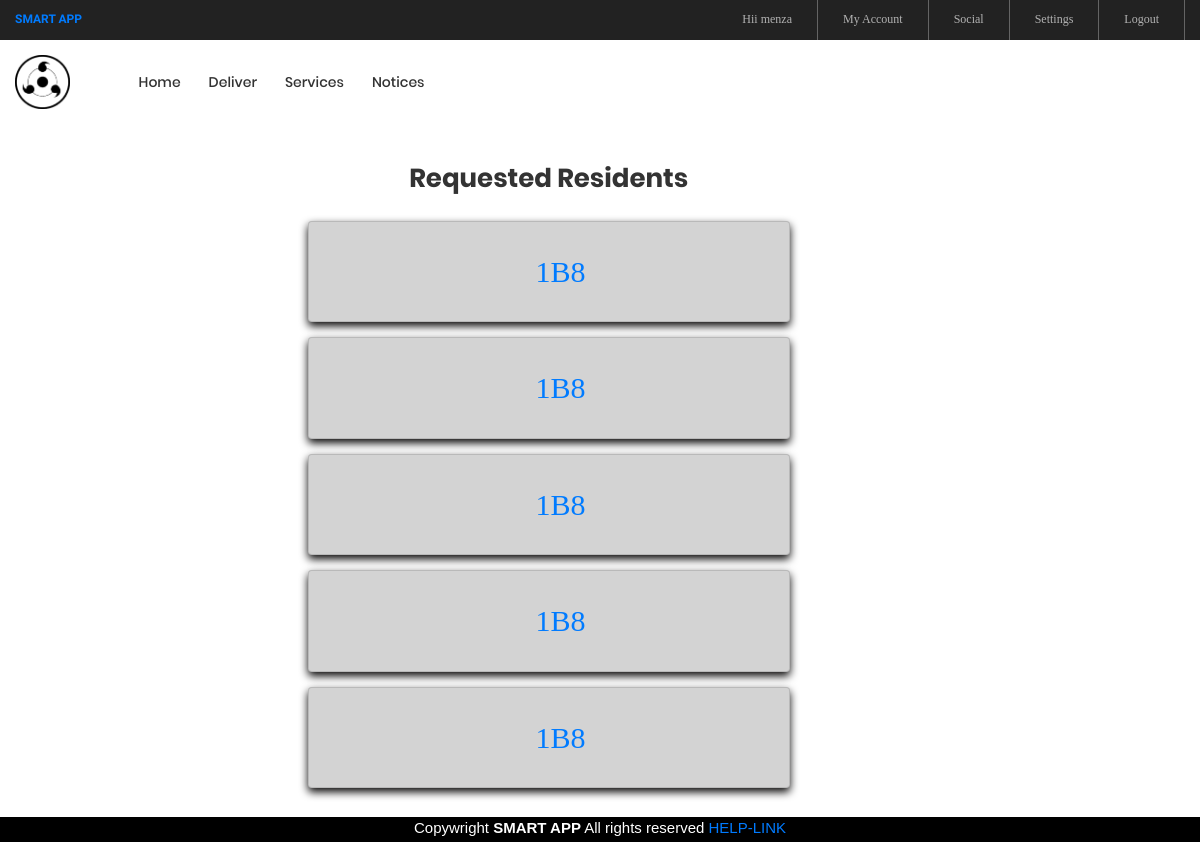
The app's page /service_ct (signed in), older data.
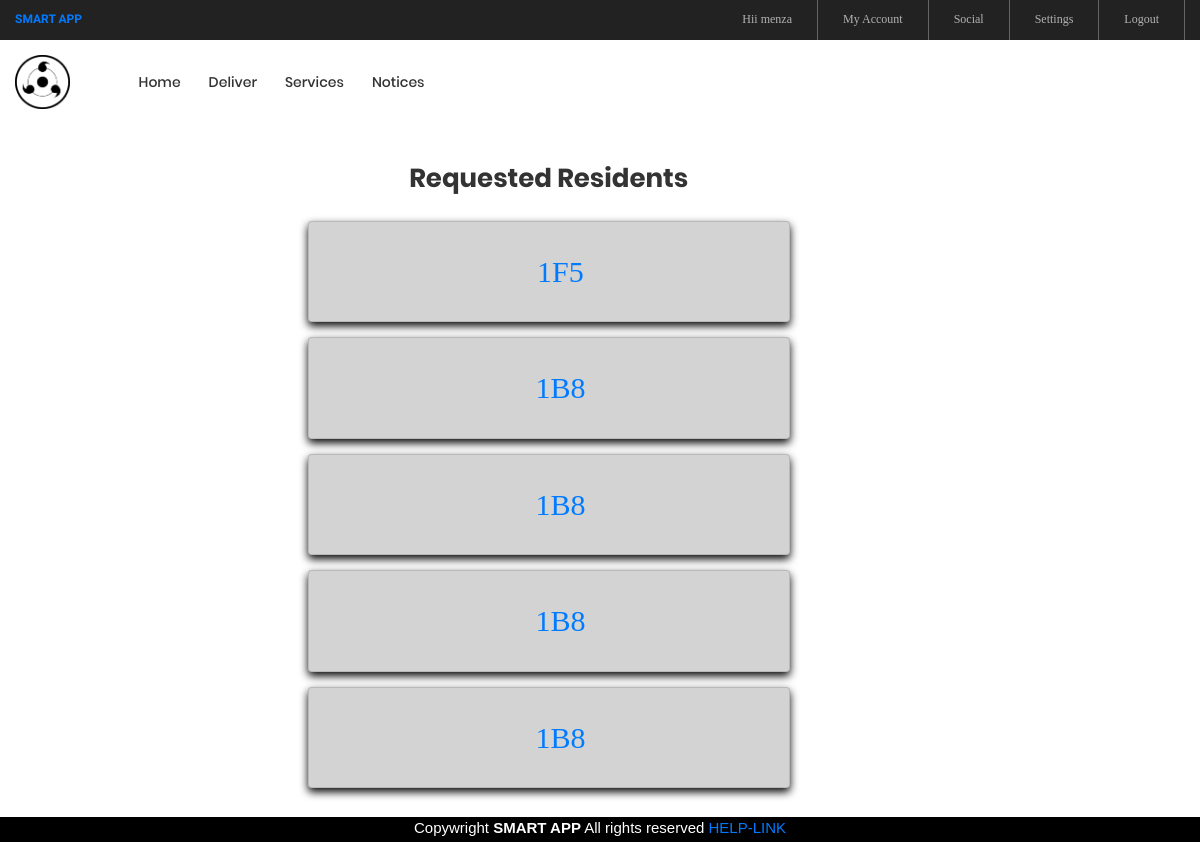
The same page, newer data.
### ser/models.py (models this page shows, shortened)
class Service(models.Model):
    aut = models.CharField(max_length=255 )
    flat_number = models.CharField(max_length=10)
    time = models.CharField(max_length=255 )
    body = models.TextField()
    created = models.DateTimeField(auto_now_add=True)

### signin/views.py (the view)
# urls.py: path('service_ct',views.deliver_service,name="service_ct"),
@login_required
def deliver_service(request):
        order_list=Service.objects.all().order_by('-created')
        info=[]
        for x in order_list:
            y={'flnum':x.flat_number}
            info.append(y)
        paginator=Paginator(info,5)
        try:
            page = int(request.GET.get('page','1'))
        except:
            page = 1
        try:
            info = paginator.page(page)
        except(EmptyPage, InvalidPage):
            info=paginator.page(paginator.num_pages)
        context={
                'info':info
            }
        return render(request,'shopkeeper2.html',context)

### templates/shopkeeper2.html (shortened to what this page needs)
{% extends "base3.html" %}
{% load static %}
{% block page_content %}
<body>
<div class="row " style="margin-top: 10%">
  <div class="col-md-3"></div>
<div  class="col-md-5" style="color:black">
    <h1 class="ltext-108 cl2 hov-cl1 trans-04 p-b-10" style="text-align: center;"> Requested Residents</h1>
    {% for y in info %}
    <div class="card p-3 m-t-15" style="background-color: lightgray">
	<li class="btn">
                        <a class="nav-link" href= "{% url 'caretaker2' y.flnum %}" style="font-size: 30px"><span class="lnr lnr-apartment">{{y.flnum}}</span></a>
                    </li>
    </div>
{% endfor %}
  <div class="col-md-3"></div>
   <div class="pagination p-t-30"  style="left: 0; bottom: 5%; width: 100%;z-index:3;">
        <ul style="margin-left: 45%">
          {% for pg in info.paginator.page_range %}
          {% if info.number == pg %}
      <a href="?page={{ pg }}" style="color:#1a75ff">{{ pg }}</a>
          {% endif %}
          {% endfor %}
          {% if info.has_next %}
          <li style="display:inline-flex"><a href="?page={{ info.next_page_number }}" style="color:#1a75ff"><strong>&nbsp &nbsp >></strong>   </a></li>
          {% endif %}
        </ul>
    </div>
</body>
{% endblock %}

### templates/base3.html (shortened to what this page needs)
{% load static	 %}
<!DOCTYPE html>
<html lang="en">
<head>
	<link rel="stylesheet" type="text/css" href="{% static 'vendor/bootstrap/css/bootstrap.min.css' %}">
	<link rel="stylesheet" type="text/css" href="{% static 'fonts/font-awesome-4.7.0/css/font-awesome.min.css' %}">
	<link rel="stylesheet" type="text/css" href="{% static 'fonts/iconic/css/material-design-iconic-font.min.css' %}">
	<link rel="stylesheet" type="text/css" href="{% static 'fonts/linearicons-v1.0.0/icon-font.min.css' %}">
	<link rel="stylesheet" type="text/css" href="{% static 'vendor/animate/animate.css' %}">
	<link rel="stylesheet" type="text/css" href="{% static 'vendor/css-hamburgers/hamburgers.min.css' %}">
	<link rel="stylesheet" type="text/css" href="{% static 'vendor/animsition/css/animsition.min.css' %}">
	<link rel="stylesheet" type="text/css" href="{% static 'vendor/select2/select2.min.css' %}">
	<link rel="stylesheet" type="text/css" href="{% static 'vendor/daterangepicker/daterangepicker.css' %}">
	<link rel="stylesheet" type="text/css" href="{% static 'vendor/slick/slick.css' %}">
	<link rel="stylesheet" type="text/css" href="{% static 'vendor/MagnificPopup/magnific-popup.css' %}">
	<link rel="stylesheet" type="text/css" href="{% static 'vendor/perfect-scrollbar/perfect-scrollbar.css' %}">
	<link rel="stylesheet" type="text/css" href="{% static 'css/util.css' %}">
	<link rel="stylesheet" type="text/css" href="{% static 'css/main.css' %}">
</head>
<body class="animsition">
	<header>
		<div class="container-menu-desktop">
			<div class="top-bar">
				<div class="content-topbar flex-sb-m h-full container">
					<div class="left-top-bar" style="font-family: Kaushan Script;color:  #9999ff;">
						<b><a href='/index'>SMART APP</a></b>
					</div>
					<div class="right-top-bar flex-w h-full">
						 {% if user.is_authenticated %}
						<a href="#" class="flex-c-m trans-04 p-lr-25" style="border-left: none">
							Hii {{user.first_name}}
						</a>
						<a href="/profile" class="flex-c-m trans-04 p-lr-25">
							My Account
						</a>
						<a href="/residents" class="flex-c-m trans-04 p-lr-25">
							Social
						</a>
						<a href="{% url 'password_change' %}"class="flex-c-m trans-04 p-lr-25">
							Settings
						</a>
						<a href="/accounts/logout" class="flex-c-m trans-04 p-lr-25">
							Logout
						</a>
						{% else %}
						<a href="/accounts/login" class="flex-c-m trans-04 p-lr-25">
							Login
						</a>
						{% endif %}
					</div>
				</div>
			</div>
			<div class="wrap-menu-desktop">
				<nav class="limiter-menu-desktop container">
					<a  class="logo" href='index'>
						<img src="{% static 'images/logo.png' %}"  alt="IMG-LOGO">
					</a>
					<div class="menu-desktop">
						<ul class="main-menu">
								<li>
								<a href="/index">Home</a>
							</li>
							<li>
								<a href="/shop_ct">Deliver</a>
							</li>
							<li >
								<a href="/service_ct">Services</a>
							</li>
							<li>
								<a href="/h">Notices</a>
							</li>
						</ul>
					</div>
				</nav>
			</div>
		</div>
	</header>
	<div class="flex-container " style="margin-bottom: 8%">
{% load widget_tweaks %}
{% block page_content %}
{% endblock %}
</div><body>
<div class="flex-container " style="background-color:black;color:white;position:fixed; left: 0; bottom: 0; width: 100%;z-index:3;height:3%;">
 <footer>
 <center>Copywright <b>SMART APP</b> All rights reserved <a href="https://www.google.co.in/">
  HELP-LINK</a></center>
</footer>
</div>
</body>
</html>

### signin/static/css/main.css (style rules this page uses)
.container { max-width: 1380px; }
@media (max-width: 1600px) { .container { max-width: 1200px; } }
.container-menu-desktop { height: auto; width: 100%; position: relative; -webkit-transition: all 0.3s; -o-transition: all 0.3s; -moz-transition: all 0.3s; transition: all 0.3s; }
.top-bar { height: 40px; background-color: #222; }
.left-top-bar { font-family: Poppins-Regular; font-size: 12px; line-height: 1.8; color: #b2b2b2; }
.right-top-bar a { font-family: Poppins-Regular; font-size: 12px; line-height: 1.8; height: 100%; color: #b2b2b2; border-right: 1px solid rgba(255,255,255,0.3); }
.right-top-bar a:first-child { border-left: 1px solid rgba(255,255,255,0.3); }
.wrap-menu-desktop { position: fixed; z-index: 1100; background-color: transparent; width: 100%; height: 84px; top: 40px; left: 0px; -webkit-transition: height 0.3s, background-color 0.3s; -o-transition: height 0.3s, background-color 0.3s; -moz-transition: height 0.3s, background-color 0.3s; transition: height 0.3s, background-color 0.3s; }
.limiter-menu-desktop { height: 100%; display: -webkit-box; display: -webkit-flex; display: -moz-box; display: -ms-flexbox; display: flex; align-items: center; background-color: transparent; }
.logo { display: -webkit-box; display: -webkit-flex; display: -moz-box; display: -ms-flexbox; display: flex; align-items: center; height: 65%; margin-right: 55px; }
.logo img { max-width: 100%; max-height: 100%; }
.menu-desktop { display: -webkit-box; display: -webkit-flex; display: -moz-box; display: -ms-flexbox; display: flex; align-items: center; height: 100%; }
.main-menu { list-style-type: none; margin: 0; display: -webkit-box; display: -webkit-flex; display: -moz-box; display: -ms-flexbox; display: flex; align-items: center; }
.main-menu > li { display: block; position: relative; padding: 20px 10px 20px 0px; margin: 0px 4px 0px 14px; }
.main-menu > li > a { font-family: Poppins-Medium; font-size: 14px; color: #333; padding: 5px 0px; transition: all 0.4s; -webkit-transition: all 0.4s; -o-transition: all 0.4s; -moz-transition: all 0.4s; }
.cl2 { color: #333; }
.ltext-108 { font-family: Poppins-Bold; font-size: 26px; line-height: 1.3846; }

### templates/base3.html (style rules this page uses)
.card { box-shadow: 0 4px 8px 0 rgb(7, 6, 6); transition: 0.3s; }

Row changes from the older to the newer data that the page shows:
no longer on this page (row unchanged): Service: flnum "1B8"
added Service: flnum "1F5"
